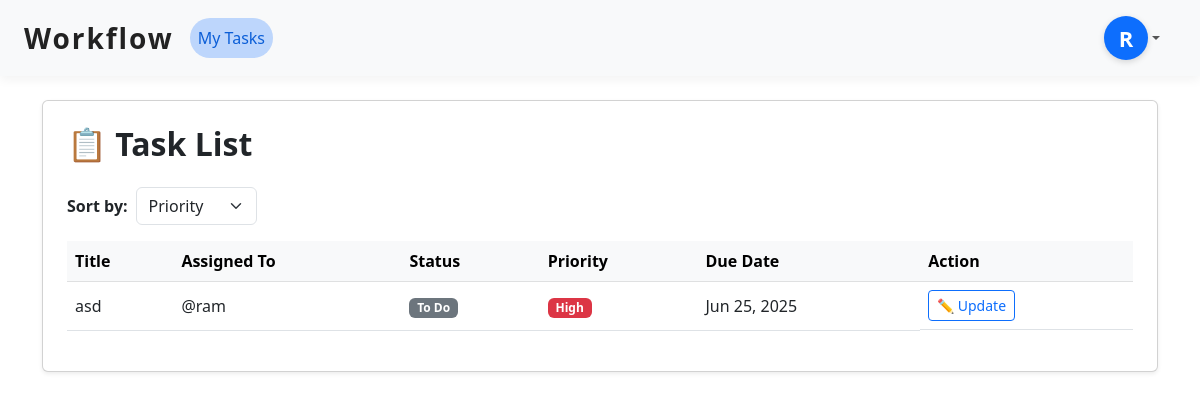
The page /tasks/ (signed in) on the database as committed earlier.
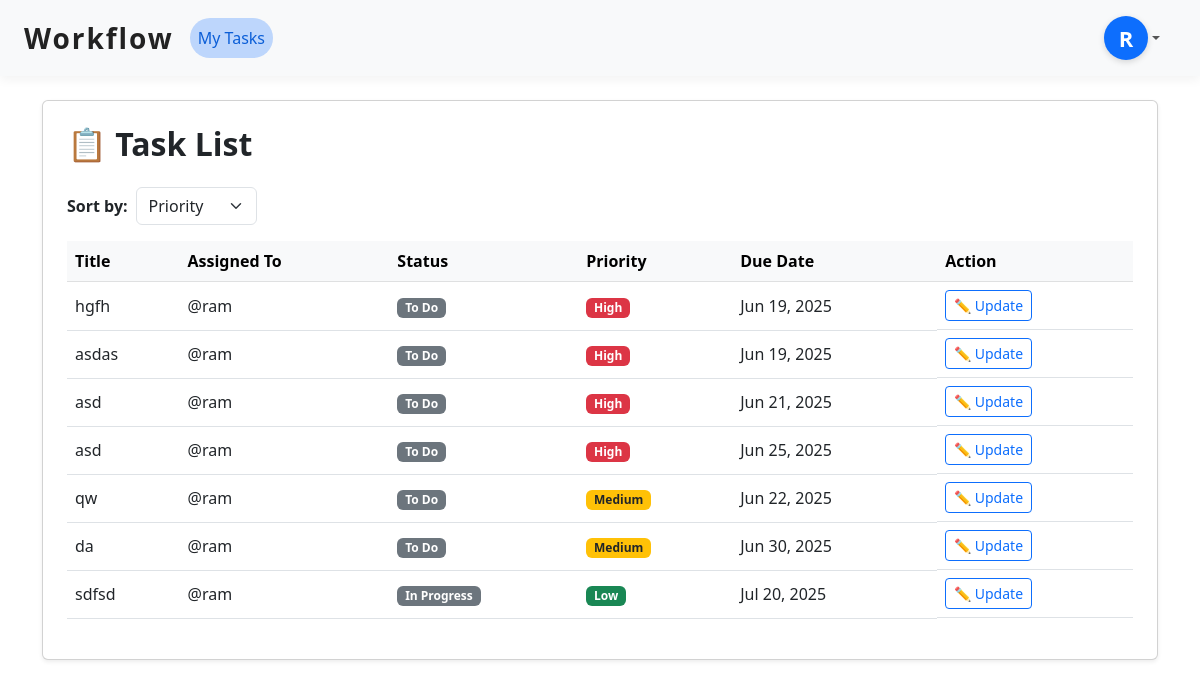
The same page on the database as committed later.
### accounts/models.py (models this page shows, shortened)
class CustomUser(AbstractUser):
    employee_id = models.CharField(max_length=20, unique=True)
    name = models.CharField(max_length=100)
    department = models.CharField(max_length=100, blank=True, null=True)  # new
    phone_number = models.CharField(max_length=20, blank=True, null=True)  # new
    is_first_login = models.BooleanField(default=True)

### workflow/models.py (models this page shows, shortened)
class Task(models.Model):
    STATUS_CHOICES = [
        ('todo', 'To Do'),
        ('in_progress', 'In Progress'),
        ('done', 'Done'),
    ]
    PRIORITY_CHOICES = [
        ('Low', 'Low'),
        ('Medium', 'Medium'),
        ('High', 'High'),
    ]
    title = models.CharField(max_length=255)
    description = models.TextField(blank=True)
    assigned_to = models.ForeignKey(settings.AUTH_USER_MODEL, on_delete=models.CASCADE)
    status = models.CharField(max_length=20, choices=STATUS_CHOICES, default='todo')
    priority = models.CharField(max_length=10, choices=PRIORITY_CHOICES, default='Medium')
    workload = models.PositiveIntegerField(default=1)  # Added workload field, default 1
    created_at = models.DateTimeField(auto_now_add=True)
    due_date = models.DateField(null=True, blank=True)

### workflow/views.py (the view)
# urls.py: path('tasks/', views.task_list, name='task_list'),
@login_required
def task_list(request):
    sort_by = request.GET.get('sort', 'priority')  # default sort by priority
    priority_ordering = Case(
        When(priority='High', then=0),
        When(priority='Medium', then=1),
        When(priority='Low', then=2),
        default=3,
        output_field=IntegerField()
    )
    if request.user.is_superuser or request.user.groups.filter(name='Manager').exists():
        tasks = Task.objects.all()
    else:
        tasks = Task.objects.filter(assigned_to=request.user)
    if sort_by == 'priority':
        tasks = tasks.order_by(priority_ordering, 'due_date')
    elif sort_by == 'due_date':
        tasks = tasks.order_by('due_date')
    elif sort_by == 'status':
        tasks = tasks.order_by('status')
    else:
        tasks = tasks.order_by('due_date')  # fallback
    context = {
        'tasks': tasks,
        'sort_by': sort_by,
    }
    return render(request, 'workflow/task_list.html', context)

### accounts/context_processors.py (called while the page is built)
def pending_requests_count(request):
    if request.user.is_authenticated and request.user.is_superuser:
        count = SignupRequest.objects.count()
        return {'pending_requests_count': count}
    return {'pending_requests_count': 0}

### workflow/templates/workflow/task_list.html (shortened to what this page needs)
{% extends 'accounts/base.html' %}
{% block content %}
<div class="card shadow-sm p-4">
  <h2 class="mb-4 fw-bold">📋 Task List</h2>
  <form method="get" class="mb-3 d-flex align-items-center gap-2">
    <label for="sort" class="form-label fw-bold mb-0">Sort by:</label>
    <select name="sort" id="sort" class="form-select w-auto" onchange="this.form.submit()">
      <option value="priority" {% if sort_by == 'priority' %}selected{% endif %}>Priority</option>
    </select>
  </form>
  <table class="table table-hover align-middle">
    <thead class="table-light">
      <tr>
        <th>Title</th>
        <th>Assigned To</th>
        <th>Status</th>
        <th>Priority</th>
        <th>Due Date</th>
        <th>Action</th>
      </tr>
    </thead>
    <tbody>
      {% for task in tasks %}
      <tr>
        <td>{{ task.title }}</td>
        <td>@{{ task.assigned_to.username }}</td>
        <td>
          {% if task.status == 'completed' %}
            <span class="badge bg-success">{{ task.get_status_display }}</span>
          {% elif task.status == 'pending' %}
            <span class="badge bg-warning text-dark">{{ task.get_status_display }}</span>
          {% else %}
            <span class="badge bg-secondary">{{ task.get_status_display }}</span>
          {% endif %}
        </td>
        <td>
          <span class="badge
            {% if task.priority == 'High' %} bg-danger
            {% elif task.priority == 'Medium' %} bg-warning text-dark
            {% else %} bg-success
            {% endif %}">
            {{ task.priority }}
          </span>
        </td>
        <td>{{ task.due_date|date:"M d, Y" }}</td>
        <td class="d-flex gap-2">
          <a href="{% url 'update_task_status' task.id %}" class="btn btn-outline-primary btn-sm">✏️ Update</a>
        </td>
      </tr>
      {% empty %}
      <tr>
        <td colspan="6" class="text-center text-muted">No tasks found.</td>
      </tr>
      {% endfor %}
    </tbody>
  </table>
</div>
{% endblock %}

### accounts/templates/accounts/base.html (shortened to what this page needs)
<!DOCTYPE html>
<html lang="en">
<head>
    {% load static %}
    <link href="https://cdn.jsdelivr.net/npm/bootstrap@5.3.0/dist/css/bootstrap.min.css" rel="stylesheet" />
</head>
<body>
    <nav class="navbar navbar-expand-lg px-4">
        <a class="navbar-brand" href="{% url 'home' %}">Workflow</a>
        <div class="collapse navbar-collapse" id="navbarContent">
            <ul class="navbar-nav me-auto">
                {% if user.is_authenticated %}
                <li class="nav-item">
                  {% if user.is_superuser %}
                    <a class="nav-link {% if request.resolver_match.url_name == 'task_list' %}active{% endif %}" href="{% url 'task_list' %}">Task List</a>
                  {% else %}
                    <a class="nav-link {% if request.resolver_match.url_name == 'task_list' %}active{% endif %}" href="{% url 'task_list' %}">My Tasks</a>
                  {% endif %}
                </li>
                {% endif %}
            </ul>
            {% if user.is_authenticated %}
            {% with user.groups.first as first_group %}
                <div class="dropdown">
                    <a
                        class="nav-link dropdown-toggle d-flex align-items-center"
                        href="#"
                        id="profileDropdown"
                        role="button"
                        data-bs-toggle="dropdown"
                        aria-expanded="false"
                    >
                        <div
                            class="initial-circle
                            {% if user.is_superuser %}
                                admin-circle
                            {% elif first_group and first_group.name == 'Manager' %}
                                manager-circle
                            {% else %}
                                member-circle
                            {% endif %}"
                        >
                            {{ user.get_full_name|default:user.username|slice:":1"|upper }}
                        </div>
                    </a>
                </div>
            {% endwith %}
            {% endif %}
        </div>
    </nav>
    <main class="container mt-4">
        {% block content %}{% endblock %}
    </main>
</body>
</html>

### accounts/templates/accounts/base.html (style rules this page uses)
.navbar { background: #f8f9fa; box-shadow: 0 4px 10px rgba(0, 0, 0, 0.05); }
.navbar-brand { font-weight: 700; font-size: 1.75rem; letter-spacing: 0.07em; color: #222; transition: color 0.3s ease; }
.nav-link { font-weight: 500; font-size: 1rem; color: #555; padding: 8px 16px; border-radius: 30px; transition: background-color 0.3s ease, color 0.3s ease; }
.nav-link.active { background-color: rgba(13, 110, 253, 0.25); color: #0b5ed7 !important; box-shadow: none; }
.initial-circle { width: 44px; height: 44px; font-size: 22px; box-shadow: 0 2px 6px rgba(0,0,0,0.15); transition: box-shadow 0.3s ease; display: flex; justify-content: center; align-items: center; border-radius: 50%; color: white; font-weight: 700; text-transform: uppercase; }
.member-circle { background-color: #0d6efd; }
@media (min-width: 992px) { .navbar-nav { gap: 12px; } }

Rows that differ between the two databases and show on the page:
added Task: title "hgfh", assigned_to.username "ram", status "To Do", priority "High", due_date "Jun 19, 2025"
added Task: title "asdas", assigned_to.username "ram", status "To Do", priority "High", due_date "Jun 19, 2025"
added Task: title "asd", assigned_to.username "ram", status "To Do", priority "High", due_date "Jun 21, 2025"
added Task: title "qw", assigned_to.username "ram", status "To Do", priority "Medium", due_date "Jun 22, 2025"
added Task: title "da", assigned_to.username "ram", status "To Do", priority "Medium", due_date "Jun 30, 2025"
added Task: title "sdfsd", assigned_to.username "ram", status "In Progress", priority "Low", due_date "Jul 20, 2025"
